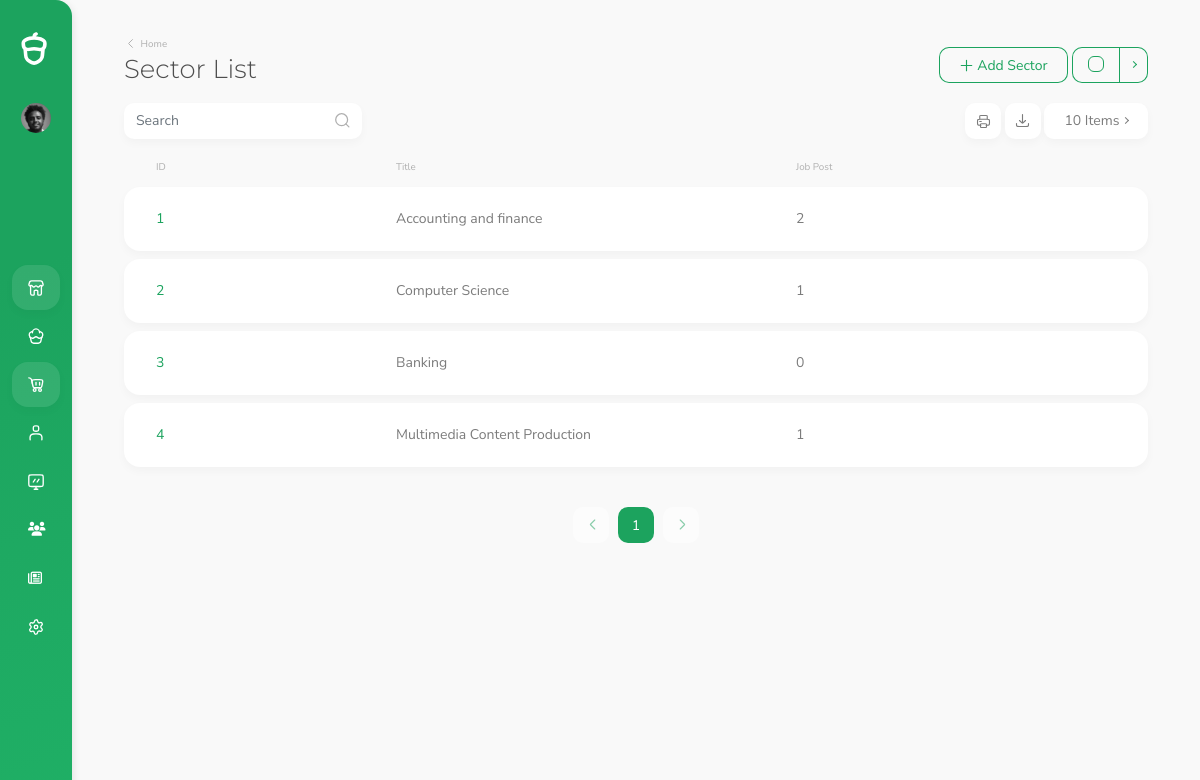
The page /user-admin/department-admin/ (signed in) on the database as committed earlier.
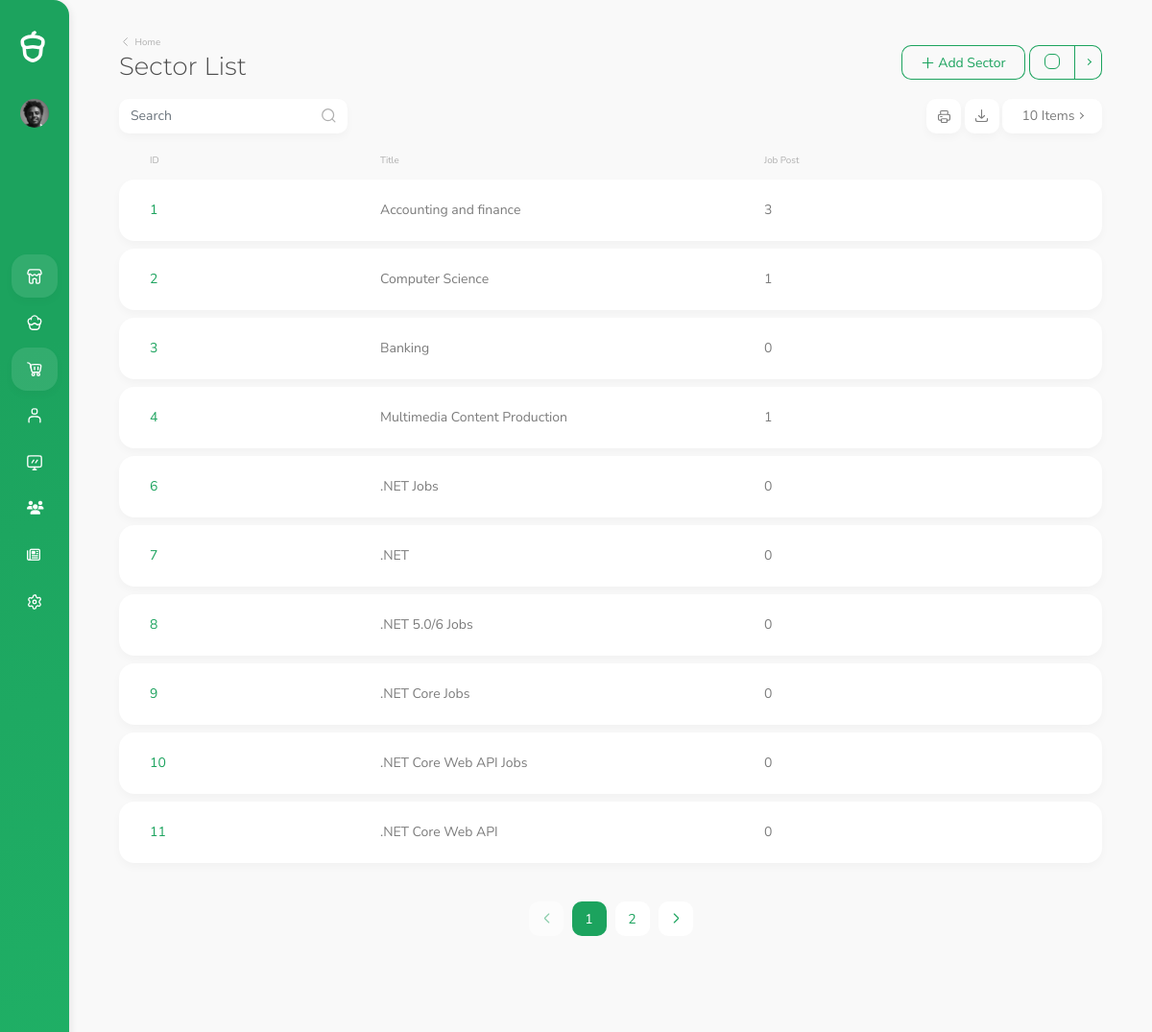
The same page on the database as committed later.
### Recruitment_System/models.py (models this page shows, shortened)
class Sector(models.Model):
    name = models.CharField(max_length=50, unique=True)
    slug = models.SlugField(unique=True, blank=True,  max_length=200)
    def count_job_post(self) -> int:
        count = Job_Posting.objects.filter(sector_id = self.id).count()
        return count

### Account/decorators.py (the view)
    def wrapper_func(request, *args, **kwargs):
        if request.user.is_superuser or request.user.is_admin:
            return view_func(request, *args, **kwargs)
        else:
            return HttpResponse('You are not authorized to access this content.')

### Recruitment_System/forms.py
class SectorForm(forms.ModelForm):
    class Meta:
        model = Sector
        fields = '__all__'
        widgets = {
            'name' : forms.TextInput(attrs={
                'class' : 'form-control'
            })
        }

### UserAdmin/views.py (called while the page is built, shortened)
@login_required
@admin_user_required
def department(request):
    department = Sector.objects.all()
    form = SectorForm(request.POST or None)
    paginator = Paginator(department,10)
    page_number = request.GET.get('page')
    page = paginator.get_page(page_number)
    context = {
        'departments' : page,
        'form' : form
    }
    return render(request, 'admin-user/department-list.html', context)

### UserAdmin/templates/admin-user/department-list.html (shortened to what the changed rows need)
{% load static %}
<!DOCTYPE html>
<html lang="en" data-footer="true">
  <head>
    <link
    rel="stylesheet"
    href="https://cdn.jsdelivr.net/gh/habibmhamadi/multi-select-tag/dist/css/multi-select-tag.css"
  />
    {% include 'admin-user/include/head.html'%}
  </head>
  <body>
      <main>
        <div class="container">
          <div class="page-title-container">
            <div class="row g-0">
              <div class="col-auto mb-3 mb-md-0 me-auto">
                <div class="w-auto sw-md-30">
                  <h1 class="mb-0 pb-0 display-4" id="title">Sector List</h1>
                </div>
              </div>
            </div>
          </div>
          <div class="row">
            <div class="col-12 mb-5">
              <div id="checkboxTable">
                {% if departments %}
                {% for department in departments %}
                <div class="card mb-2">
                  <div class="card-body pt-0 pb-0 sh-30 sh-lg-8">
                    <div class="row g-0 h-100 align-content-center">
                      <div class="col-11 col-lg-3 d-flex flex-column justify-content-center mb-2 mb-lg-0 order-1 order-lg-1 h-lg-100 position-relative" >
                        <a
                          href="{% url 'department-detail-admin' department.slug %}"
                          class="text-truncate h-100 d-flex align-items-center"
                          >{{department.id}}</a>
                      </div>
                      <div class="col-6 col-lg-5 d-flex flex-column justify-content-center mb-2 mb-lg-0 order-3 order-lg-2">
                        <div class="text-alternate">{{department.name}}</div>
                      </div>
                      <div class="col-6 col-lg-2 d-flex flex-column justify-content-center mb-2 mb-lg-0 order-5 order-lg-3" >
                        <div class="text-alternate">{{department.count_job_post}} </div>
                      </div>
                    </div>
                  </div>
                </div>
                {% endfor %}
                {% endif %}
              </div>
            </div>
          </div>
          <div class="d-flex justify-content-center">
            <nav>
              <ul class="pagination">
            {% if departments.has_next %}
            <li class="page-item">
               <a class="page-link shadow" href="?page={{ departments.next_page_number }}">{{ departments.next_page_number }}</a>
            </li>
            <li class="page-item">
              <a class="page-link" href="?page={{ departments.next_page_number }}">
                <i data-acorn-icon="chevron-right"></i>
              </a>
            </li>
            {% endif %}
            {% if not departments.has_next%}
            <li class="page-item disabled">
              <a class="page-link" href="#"  tabindex="-1" aria-disabled="true">
                <i data-acorn-icon="chevron-right"></i>
              </a>
            </li>
            {% endif %}
              </ul>
            </nav>
          </div>
  </body>
</html>

Rows that differ between the two databases and show on the page:
computed for Sector "Accounting and finance": count_job_post "2" → "3"
added Sector: id "6", name ".NET Jobs", count_job_post "0"
added Sector: id "7", name ".NET", count_job_post "0"
added Sector: id "8", name ".NET 5.0/6 Jobs", count_job_post "0"
added Sector: id "9", name ".NET Core Jobs", count_job_post "0"
added Sector: id "10", name ".NET Core Web API Jobs", count_job_post "0"
added Sector: id "11", name ".NET Core Web API", count_job_post "0"
Other text that changed with them:
{{ departments.next_page_number }}: (not shown) → "2"
